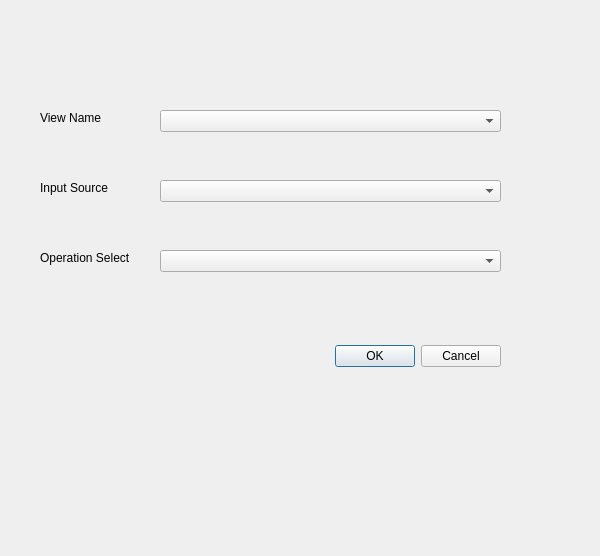
<?xml version="1.0" encoding="UTF-8"?>
<ui version="4.0">
 <class>addViewDialog</class>
 <widget class="QDialog" name="addViewDialog">
  <property name="geometry">
   <rect>
    <x>0</x>
    <y>0</y>
    <width>600</width>
    <height>556</height>
   </rect>
  </property>
  <property name="windowTitle">
   <string>Dialog</string>
  </property>
  <widget class="QDialogButtonBox" name="buttonBox">
   <property name="geometry">
    <rect>
     <x>160</x>
     <y>340</y>
     <width>341</width>
     <height>32</height>
    </rect>
   </property>
   <property name="orientation">
    <enum>Qt::Horizontal</enum>
   </property>
   <property name="standardButtons">
    <set>QDialogButtonBox::Cancel|QDialogButtonBox::Ok</set>
   </property>
  </widget>
  <widget class="QComboBox" name="viewName">
   <property name="geometry">
    <rect>
     <x>160</x>
     <y>110</y>
     <width>341</width>
     <height>22</height>
    </rect>
   </property>
  </widget>
  <widget class="QComboBox" name="inputSource">
   <property name="geometry">
    <rect>
     <x>160</x>
     <y>180</y>
     <width>341</width>
     <height>22</height>
    </rect>
   </property>
  </widget>
  <widget class="QComboBox" name="operationSelect">
   <property name="geometry">
    <rect>
     <x>160</x>
     <y>250</y>
     <width>341</width>
     <height>22</height>
    </rect>
   </property>
  </widget>
  <widget class="QLabel" name="label">
   <property name="geometry">
    <rect>
     <x>40</x>
     <y>110</y>
     <width>91</width>
     <height>16</height>
    </rect>
   </property>
   <property name="text">
    <string>View Name</string>
   </property>
  </widget>
  <widget class="QLabel" name="label_2">
   <property name="geometry">
    <rect>
     <x>40</x>
     <y>180</y>
     <width>91</width>
     <height>16</height>
    </rect>
   </property>
   <property name="text">
    <string>Input Source</string>
   </property>
  </widget>
  <widget class="QLabel" name="label_3">
   <property name="geometry">
    <rect>
     <x>40</x>
     <y>250</y>
     <width>101</width>
     <height>16</height>
    </rect>
   </property>
   <property name="text">
    <string>Operation Select</string>
   </property>
  </widget>
 </widget>
 <resources/>
 <connections>
  <connection>
   <sender>buttonBox</sender>
   <signal>accepted()</signal>
   <receiver>addViewDialog</receiver>
   <slot>accept()</slot>
   <hints>
    <hint type="sourcelabel">
     <x>248</x>
     <y>254</y>
    </hint>
    <hint type="destinationlabel">
     <x>157</x>
     <y>274</y>
    </hint>
   </hints>
  </connection>
  <connection>
   <sender>buttonBox</sender>
   <signal>rejected()</signal>
   <receiver>addViewDialog</receiver>
   <slot>reject()</slot>
   <hints>
    <hint type="sourcelabel">
     <x>316</x>
     <y>260</y>
    </hint>
    <hint type="destinationlabel">
     <x>286</x>
     <y>274</y>
    </hint>
   </hints>
  </connection>
 </connections>
</ui>
